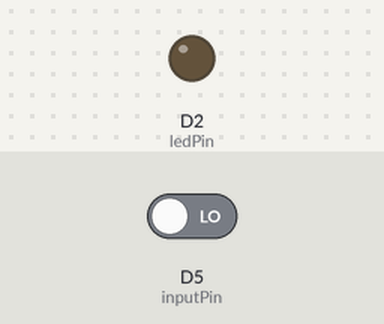
The sketch below on a simulated ESP8266 (NodeMCU). On the bench: output pins drawn as LEDs (lit = HIGH). The test bench sets the inputs (shaded band); at power-on: D5 (inputPin) LOW. WiFi joins after 1.5 s; servers stay silent unless stated; what the sketch prints to the serial monitor is not drawn.

Above: at 2.7 s.
2.8 s: D5 (inputPin) driven HIGH
At 4.4 s:
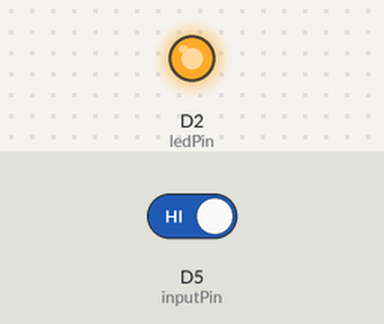
4.8 s: D5 (inputPin) driven LOW
At 6.7 s:
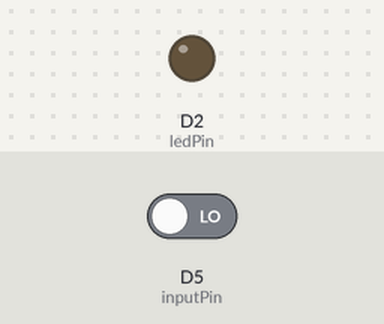
Timing chart, 0 to 8.2 s (numbered marks = the images above; inputs shaded):
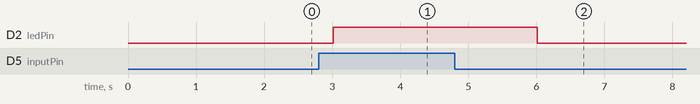

The sketch:

sketch_motion_sensor_1.1.ino
```cpp
#include <ESP8266WiFi.h>
#include <ESP8266HTTPClient.h>
#include <WiFiClient.h>
 #include <WiFiClientSecure.h>

const char* ssid = "NUI";
const char* password = "lightyear";

int cloud=0;
int ledPin = D2;
int inputPin = D5;               // choose the input pin (for PIR sensor)
int pirState = LOW;
void setup() {
  Serial.begin(115200);

  delay(10);
  // We start by connecting to a WiFi network

  Serial.println();
  Serial.println();
  Serial.print("Connecting to ");
  Serial.println(ssid);

  WiFi.begin(ssid, password);

  while (WiFi.status() != WL_CONNECTED) {
    delay(500);
    Serial.print(".");
  }
  Serial.println("");
  Serial.println("WiFi connected");
  Serial.println("IP address: ");
  Serial.println(WiFi.localIP());
  pinMode(ledPin,OUTPUT);
  pinMode(inputPin,INPUT);
}
int value = 0;
void loop() {
value = digitalRead(inputPin);  // read input value

  if (value == HIGH)  // check if the input is HIGH
  {
    digitalWrite(ledPin, HIGH);  // turn LED ON
  delay(1000);
    //if (pirState == LOW)
  {
      Serial.println("Motion detected"); // print on output change
     // pirState = LOW;
    }
  }
  else
  {
    digitalWrite(ledPin, LOW); // turn LED OFF
  delay(1000);
   // if (pirState == HIGH)
  {
      Serial.println("Motion ended");  // print on output change      Serial.println(inputPIN);
      //pirState = HIGH;
  }
}


WiFiClient client;
    HTTPClient http;
cloud=cloud+1;
 if(cloud>=20)
 {cloud=0;
http.begin(client,"http://api.thingspeak.com/update?api_key=BII3NCOSDHE68LTO&field1="+ String(inputPin) ); //Replace API Key
        int httpCode = http.GET();
          if(httpCode > 0) {
               Serial.printf("[HTTP] GET... code: %d\n", httpCode);
               if(httpCode == HTTP_CODE_OK) {
                  String payload = http.getString();
                  Serial.println(payload);
              }
          } else {
              Serial.printf("[HTTP] GET... failed, error: %s\n", http.errorToString(httpCode).c_str());
          }
          http.end(); Serial.println();
  Serial.println("closing connection");
 }
delay(500);
}
```

Measured:
- after the input at 2.8 s, D2 (ledPin): LOW → HIGH after 0.21 s
- after the input at 4.8 s, D2 (ledPin): HIGH → LOW after 1.2 s
